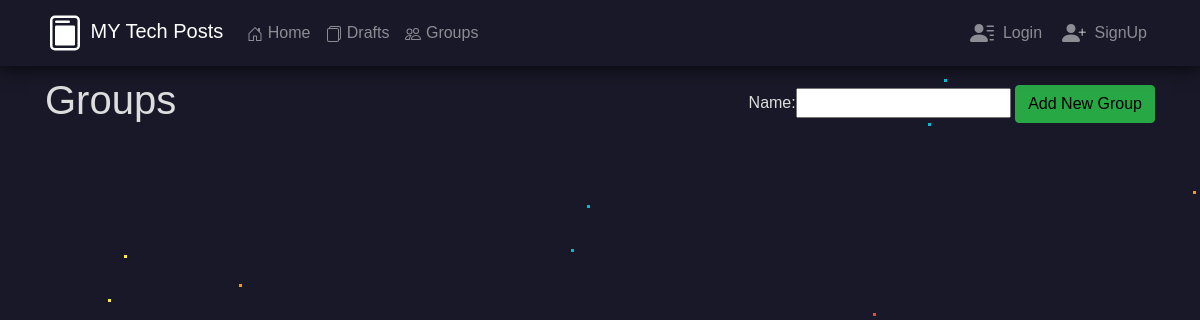
/blog/mygroup_list/, run on an earlier commit of the app's database.
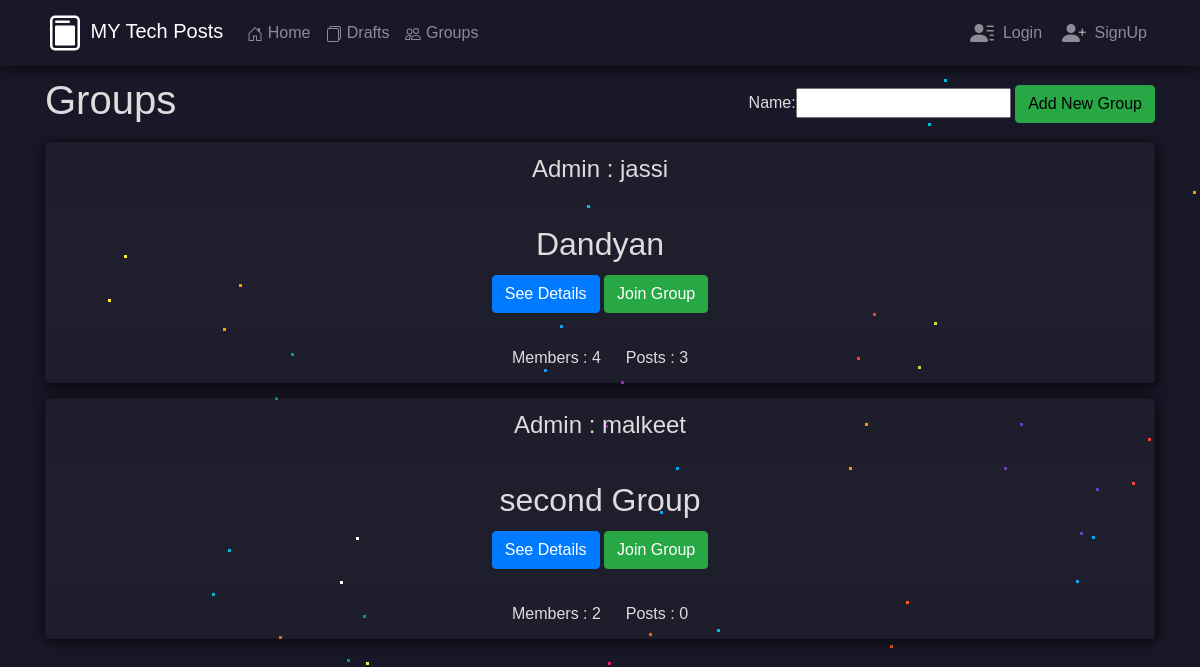
And on a later commit of the database.
### blog/models.py (models this page shows, shortened)
class Mygroup(models.Model):
    name = models.CharField(max_length=256)
    admin = models.ForeignKey("auth.user", related_name='mygroups', on_delete=models.CASCADE)
    member = models.ManyToManyField("auth.user")

### blog/views.py (the view, shortened to what this page needs)
# urls.py: path('mygroup_list/',views.MygroupListView.as_view(),name = 'mygrouplist'),
class MygroupListView(ListView,FormMixin):
    model = Mygroup
    form_class = MygroupForm
    def get_context_data(self, **kwargs):
        context = super(MygroupListView, self).get_context_data(**kwargs)
        context['form'] = MygroupForm(initial={'admin' : self.request.user.id})
        return context

### blog/forms.py
class MygroupForm(forms.ModelForm):
    class Meta():
        model = Mygroup
        fields = ('name','admin')
        widgets = {
            'admin' : forms.HiddenInput(),
        }

### blog/templates/blog/mygroup_list.html (shortened to what this page needs)
{% extends 'blog/base.html' %}
{% block body_block %}
<div class="top-bar">
<h1>Groups</h1>
<form method="post">
{{form}}
<button type="submit" class="comment-btn">
<a class='btn btn-success'>Add New Group</a>
</button>
</form>
</div>
{% for group in mygroup_list %}
<div>
        <div class="post card mycard text-center">
        <div class="card-header">
            <h4>Admin : {{group.admin}}</h4>
        </div>
        <div class="card-body">
            <h2 class="card-title">{{group.name}}</h2>
            <a href="{% url 'blog:group' pk=group.id %}" class="btn btn-primary">See Details</a>
            {% if user in group.member.all %}
            <a href="{% url 'blog:leavegroup' pk=group.id %}" class="btn btn-danger">Leave Group</a>
            {% else %}
            <a href="{% url 'blog:joingroup' pk=group.id %}" class="btn btn-success">Join Group</a>
            {% endif %}
        </div>
        <div class="card-footer">Members : {{group.member.count}} &emsp; Posts : {{group.posts.count}}</div>
    </div>
{% endfor %}
{% endblock body_block %}

### blog/templates/blog/base.html (shortened to what this page needs)
<!DOCTYPE html>
<html lang="en">
{% load static %}
<head>
    <link rel="stylesheet" href="https://stackpath.bootstrapcdn.com/bootstrap/4.5.0/css/bootstrap.min.css"
>
    <link rel="stylesheet" href="{% static 'style.css' %}">
    <link rel="stylesheet" href="{% static 'imported.css' %}">
</head>
<body>
    <nav class="mynav navbar sticky-top navbar-expand-lg navbar-dark">
        <div class="container">
            <a class="navbar-brand" href="{% url 'blog:postlist' %}">
                MY Tech Posts
            </a>
            <div class="collapse navbar-collapse" id="navbarSupportedContent">
                <ul class="navbar-nav mr-auto">
                    <li class="nav-item">
                        <a class="nav-link" href="{% url 'home' %}">
                            Home
                        </a>
                    </li>
                    <li class="nav-item">
                        <a class="nav-link" href="{% url 'blog:drafts' %}">
                            Drafts
                        </a>
                    </li>
                    <li class="nav-item">
                        <a class="nav-link" href="{% url 'blog:mygrouplist' %}">
                            Groups
                        </a>
                    </li>
                </ul>
                <ul class="navbar-nav  my-2 my-lg-0">
                    {% if user.is_authenticated %}
                    <li class="nav-item">
                        <a class="nav-link active disabled" href="/">
                            <svg width="1.5em" height="1.5em" viewBox="0 0 16 16" class="bi bi-person-fill"
                                fill="currentColor" xmlns="http://www.w3.org/2000/svg">
                                <path fill-rule="evenodd"
                                    d="M3 14s-1 0-1-1 1-4 6-4 6 3 6 4-1 1-1 1H3zm5-6a3 3 0 1 0 0-6 3 3 0 0 0 0 6z" />
                            </svg>
                            Welcome,{{user.username}}</a>
                    </li>
                    <li class="nav-item">
                        <a class="nav-link" href="{% url 'logout' %}">
                            <svg width="1.5em" height="1.5em" viewBox="0 0 16 16" class="bi bi-box-arrow-in-right"
                                fill="currentColor" xmlns="http://www.w3.org/2000/svg">
                                <path fill-rule="evenodd"
                                    d="M8.146 11.354a.5.5 0 0 1 0-.708L10.793 8 8.146 5.354a.5.5 0 1 1 .708-.708l3 3a.5.5 0 0 1 0 .708l-3 3a.5.5 0 0 1-.708 0z" />
                                <path fill-rule="evenodd"
                                    d="M1 8a.5.5 0 0 1 .5-.5h9a.5.5 0 0 1 0 1h-9A.5.5 0 0 1 1 8z" />
                                <path fill-rule="evenodd"
                                    d="M13.5 14.5A1.5 1.5 0 0 0 15 13V3a1.5 1.5 0 0 0-1.5-1.5h-8A1.5 1.5 0 0 0 4 3v1.5a.5.5 0 0 0 1 0V3a.5.5 0 0 1 .5-.5h8a.5.5 0 0 1 .5.5v10a.5.5 0 0 1-.5.5h-8A.5.5 0 0 1 5 13v-1.5a.5.5 0 0 0-1 0V13a1.5 1.5 0 0 0 1.5 1.5h8z" />
                            </svg>
                            Logout</a>
                    </li>
                    {% else %}
                    <li class="nav-item">
                        <a class="nav-link" href="{% url 'login' %}">
                            Login</a>
                    </li>
                    <li class="nav-item">
                        <a class="nav-link" href="{% url 'signup' %}">
                            SignUp</a>
                    </li>
                    {% endif %}
                </ul>
            </div>
        </div>
        <div class="starsec"></div>
        <div class="starthird"></div>
        <div class="starfourth"></div>
    </nav>
    <div class="margin-body">
        <div>
            <div class="starsec"></div>
            <div class="starthird"></div>
            <div class="starfourth"></div>
        </div>
        <div class="container">
            {% block body_block %}{% endblock body_block %}
        </div>
</body>
</html>

### blog/static/style.css (style rules this page uses)
body { color: #ddd; }
.mynav { margin-bottom: 10px ; background-image:url("https://1.bp.blogspot.com/-Fo3iRt97ZXY/XvSG4EMwi0I/AAAAAAAAVEo/mrApRTcVVRk1m-fX9K-ffNwRUXlHUocdwCLcBGAsYHQ/s1600/h.jpg");; box-shadow: 0px 1px 18px rgba(0, 0, 0, 0.795); }
html { height: 100%; }
body { margin:0; padding:0; font-family: sans-serif; }
.mycard { box-shadow: 1px 2px 15px rgba(0, 0, 0, 0.795); background-color: rgba(255, 255, 255, 0.027); margin-bottom: 15px; }
.comment-btn { border:none; padding: 0; background: transparent; }
.top-bar { display: flex; align-items: center; justify-content: space-between; margin-bottom: 10px; }

What changed in the data, as far as the page shows it:
added Mygroup: admin "jassi", name "Dandyan", shows "Join Group", member.count "4", posts.count "3"
added Mygroup: admin "malkeet", name "second Group", shows "Join Group", member.count "2", posts.count "0"
